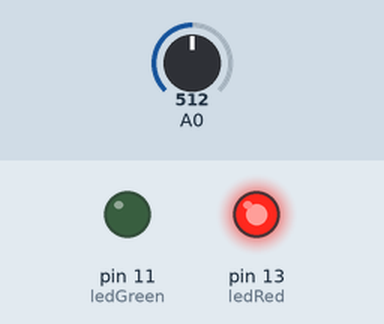
Recording of a sketch running on a simulated Arduino Uno, built with avr-gcc and run on an emulated ATmega328P. Shown: output pins drawn as LEDs (lit = HIGH). The inputs (shaded band) are chosen by the test bench; at power-on: A0 = 512.

Above: at 0.1 s.
At 1.3 s:
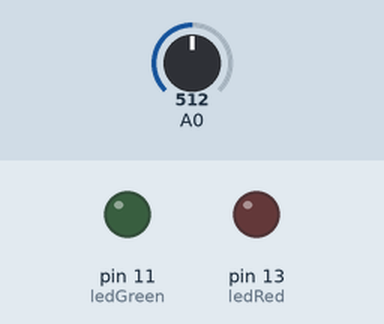
1.4 s: A0 set to 306
At 1.8 s:
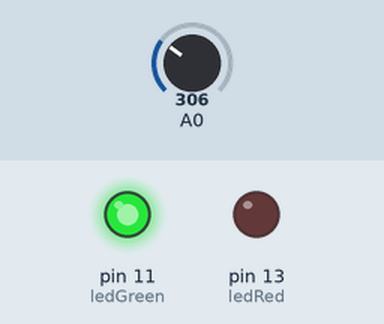
Timing chart, 0 to 4.4 s (numbered marks = the images above; inputs shaded):
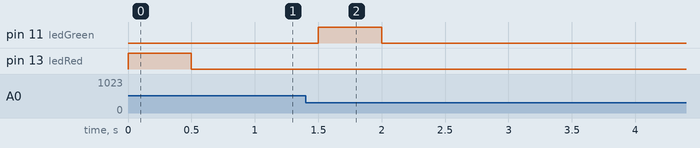

The sketch:

temperature-rising-falling.ino
```cpp
/*

  Turn red LED on if the temperature is rising, turn the green LED on if the temperature is falling

*/

int ledRed = 13;
int ledGreen = 11;
float previousTemperature = 0.0;

void setup() {
  pinMode(ledRed,OUTPUT);
  pinMode(ledGreen,OUTPUT);
}

void loop() {

    int reading = analogRead(A0);
    float voltage = reading*(5.0/1023.0);
    float temperature = (voltage - 0.4)/0.0195;

    if (temperature > previousTemperature)
    {
      digitalWrite(ledRed,HIGH);
      digitalWrite(ledGreen,LOW);
    }
    else
    {
      digitalWrite(ledGreen,HIGH);
      digitalWrite(ledRed,LOW);
    }

    if (temperature == previousTemperature)
    {
      digitalWrite(ledGreen,LOW);
      digitalWrite(ledRed,LOW);
    }

    previousTemperature = temperature;

    delay(500);

}
```

Measured:
- after the input at 1.4 s, pin 11 (ledGreen): LOW → HIGH after 0.10 s, → LOW 0.50 s later
